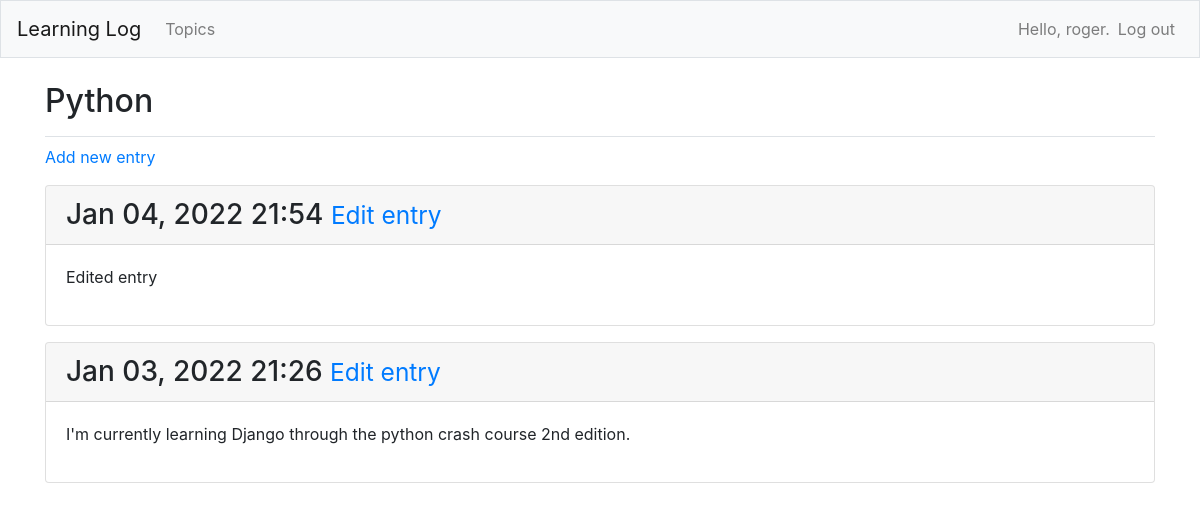
The app's page /topics/3/ (signed in), older data.
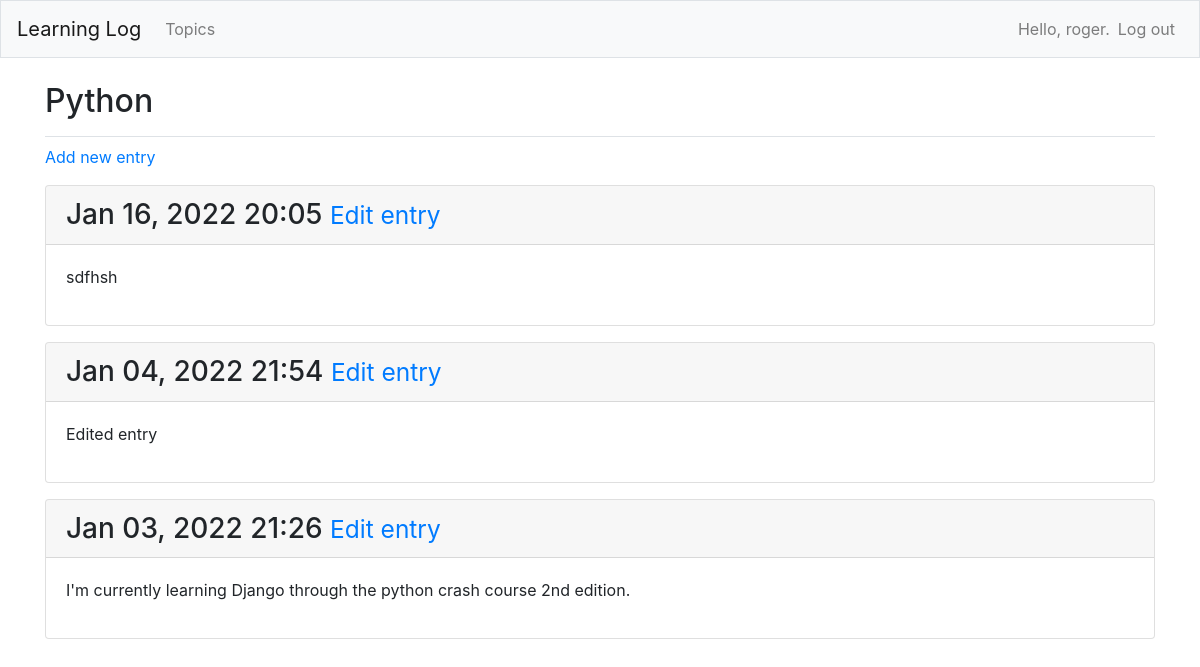
The same page, newer data.
### learning_logs/models.py (models this page shows, shortened)
class Entry(models.Model):
    topic = models.ForeignKey(Topic, on_delete=models.CASCADE)
    text = models.TextField()
    date_added = models.DateTimeField(auto_now_add=True)
    class Meta:
        verbose_name_plural = 'entries'

### learning_logs/views.py (the view)
# urls.py: path('topics/<int:topic_id>/', views.topic, name='topic'),
@login_required
def topic(request, topic_id):
    topic = get_object_or_404(Topic, id=topic_id)
    check_topic_owner(request, topic)
    entries = topic.entry_set.order_by('-date_added')
    context = {'topic': topic, 'entries': entries}
    return render(request, 'learning_logs/topic.html', context)

### learning_logs/models.py (called while the page is built)
    def __str__(self):
        return self.text

### learning_logs/views.py (called while the page is built)
def check_topic_owner(request, topic):
    if topic.owner != request.user:
        raise Http404

### learning_logs/templates/learning_logs/topic.html
{% extends 'learning_logs/base.html' %}
{% block page_header %}
    <h2>{{ topic }}</h2>
{% endblock page_header %}
{% block content %}
    <p>
        <a href="{% url 'learning_logs:new_entry' topic.id %}">Add new entry</a>
    </p>
    {% for entry in entries %}
        <div class="card mb-3">
            <h3 class="card-header">
                {{ entry.date_added|date:'M d, Y H:i' }}
                <small>
                    <a href="{% url 'learning_logs:edit_entry' entry.id %}">Edit entry</a>
                </small>
            </h3>
            <div class="card-body">
                {{ entry.text|linebreaks }}
            </div>
        </div>
    {% empty %}
        <p>There are no entries for this topic yet.</p>
    {% endfor %}
{% endblock content %}

Row changes from the older to the newer data that the page shows:
added Entry: date_added "Jan 16, 2022 20:05", text "sdfhsh"
